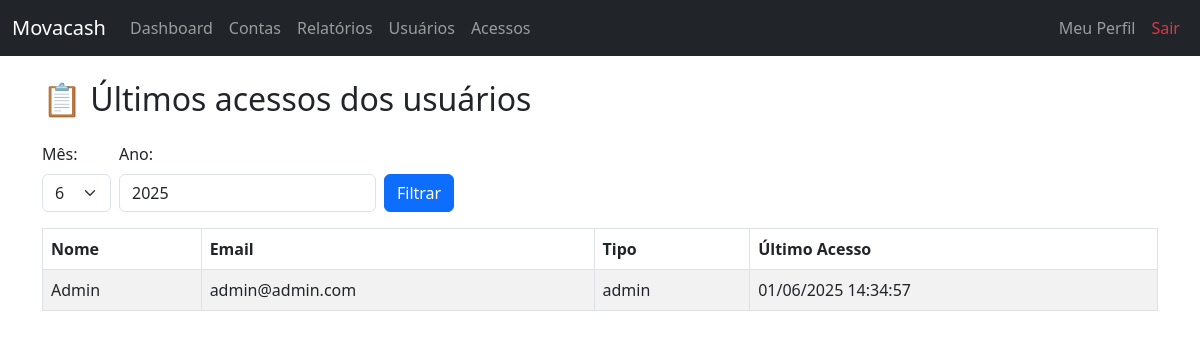
The page /acessos (signed in) on the database its author committed.
### app/models.py (models this page shows)
class Usuario(db.Model):
    __tablename__ = 'usuarios'
    id = db.Column(db.Integer, primary_key=True)
    nome = db.Column(db.String(100), nullable=False)
    email = db.Column(db.String(100), unique=True, nullable=False)
    senha = db.Column(db.String(100), nullable=False)
    tipo = db.Column(db.String(20), nullable=False, default='vendedor')
    ultimo_acesso = db.Column(db.DateTime)
    movimentacoes = db.relationship('Movimentacao', backref='usuario', lazy=True)
    contas = db.relationship('Conta', backref='usuario', lazy=True)

### app/routes.py (the view)
@bp.route('/acessos')
@login_obrigatorio
def acessos():
    if session.get('tipo') != 'admin':
        return redirect(url_for('main.dashboard'))
    hoje = date.today()
    mes = request.args.get('mes', type=int) or hoje.month
    ano = request.args.get('ano', type=int) or hoje.year
    usuarios = Usuario.query.filter(
        Usuario.ultimo_acesso != None,
        extract('month', Usuario.ultimo_acesso) == mes,
        extract('year', Usuario.ultimo_acesso) == ano
    ).order_by(Usuario.ultimo_acesso.desc()).all()
    return render_template("usuarios_logins.html", usuarios=usuarios, mes=mes, ano=ano)

### app/utils.py (called while the page is built)
def login_obrigatorio(f):
    @wraps(f)
    def decorated_function(*args, **kwargs):
        if 'usuario_id' not in session:
            return redirect(url_for('main.login'))
        return f(*args, **kwargs)
    return decorated_function

### app/templates/usuarios_logins.html (shortened to what this page needs)
{% extends 'base.html' %}
{% block content %}
<h2 class="mb-4">📋 Últimos acessos dos usuários</h2>
<form method="get" class="row g-2 mb-3">
    <div class="col-auto">
        <label for="mes" class="form-label">Mês:</label>
        <select name="mes" id="mes" class="form-select">
            {% for m in range(1, 13) %}
                <option value="{{ m }}" {% if m == mes %}selected{% endif %}>{{ m }}</option>
            {% endfor %}
        </select>
    </div>
    <div class="col-auto">
        <label for="ano" class="form-label">Ano:</label>
        <input type="number" name="ano" id="ano" value="{{ ano }}" class="form-control">
    </div>
    <div class="col-auto align-self-end">
        <button type="submit" class="btn btn-primary">Filtrar</button>
    </div>
</form>
<table class="table table-bordered table-striped">
    <thead>
        <tr>
            <th>Nome</th>
            <th>Email</th>
            <th>Tipo</th>
            <th>Último Acesso</th>
        </tr>
    </thead>
    <tbody>
        {% for u in usuarios %}
        <tr>
            <td>{{ u.nome }}</td>
            <td>{{ u.email }}</td>
            <td>{{ u.tipo }}</td>
            <td>
                {% if u.ultimo_acesso %}
                    {{ u.ultimo_acesso.strftime('%d/%m/%Y %H:%M:%S') }}
                {% else %}
                    Nunca acessou
                {% endif %}
            </td>
        </tr>
        {% endfor %}
    </tbody>
</table>
{% endblock %}

### rows shown on the page
Usuario: nome "Admin", email "admin@admin.com", tipo "admin", ultimo_acesso "01/06/2025 14:34:57"

### other values the page prints
form field mes "6"
